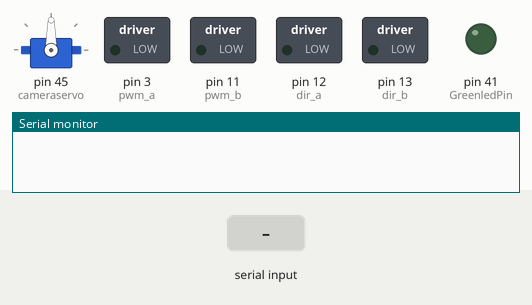
Recording of a sketch running on a simulated Arduino Mega 2560, built with avr-gcc and run on an emulated ATmega2560. Shown: servo, switched loads named in the sketch (green lamp = pin HIGH), output pins drawn as LEDs (lit = HIGH), the last lines printed to the serial monitor. Inputs (shaded band) come from the test bench.

Above: at 1.2 s.
1.3 s: "B" received over the second serial link
At 4.2 s:
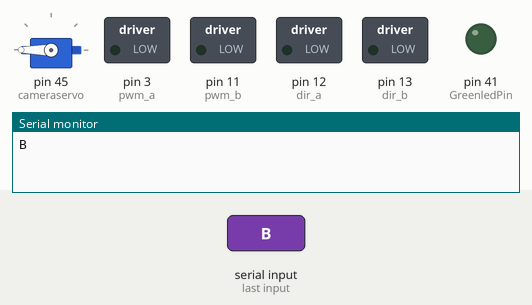
4.3 s: "F" received over the second serial link
At 7.6 s:
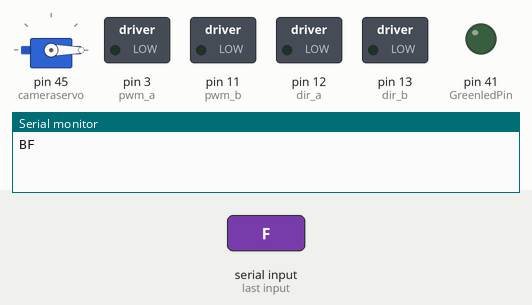
Timing chart, 0 to 9.1 s (numbered marks = the images above; inputs shaded):
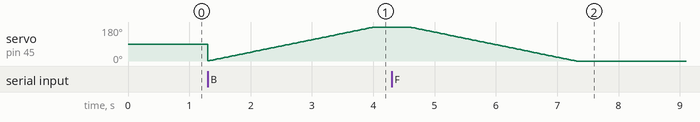

The sketch:

Tank_moving.ino
```cpp
const int LTrigPin = 29;
const int LEchoPin = 28;
const int RTrigPin = 40;
const int REchoPin = 39;
const int FTrigPin = 50;
const int FEchoPin = 49;
const int ButtonPin = 32;
const int LsoundPin = 7;
const int RsoundPin = 14;
const int LMotionPin = 24;
const int RMotionPin = 26;
const int FMotionPin = 53;
const int GreenledPin = 41;

int pwm_a = 3;
int pwm_b = 11;
int dir_a = 12;
int dir_b = 13;
#include <DHT.h>
DHT dht(33, DHT11);
#include <Servo.h>
Servo hexabaseservo;  // create servo object to control a servo
int angle_base = 0;
Servo cameraservo;
int angle_camera = 0;
char signal = ' ';
#include <SoftwareSerial.h>
SoftwareSerial BTConnection(10,9);

void setup() {

  pinMode(LTrigPin, OUTPUT);
  pinMode(LEchoPin, INPUT);
  pinMode(RTrigPin, OUTPUT);
  pinMode(REchoPin, INPUT);
  pinMode(FTrigPin, OUTPUT);
  pinMode(FEchoPin, INPUT);
  pinMode(pwm_a, OUTPUT);
  pinMode(pwm_b, OUTPUT);
  pinMode(dir_a, OUTPUT);
  pinMode(dir_b, OUTPUT);
  pinMode(ButtonPin,INPUT);
  pinMode(LMotionPin,INPUT);
  pinMode(RMotionPin,INPUT);
  pinMode(FMotionPin,INPUT);
  pinMode(GreenledPin, OUTPUT);
  Serial.begin(9600);
  BTConnection.begin(9600);
  cameraservo.attach(45);
}


void backward()
{
  digitalWrite(dir_a, HIGH);
  digitalWrite(dir_b, HIGH);
  analogWrite(pwm_a, 255);
  analogWrite(pwm_b, 255);
}

void forward()
{
  digitalWrite(dir_a, LOW);
  digitalWrite(dir_b, LOW);
  analogWrite(pwm_a, 255);
  analogWrite(pwm_b, 255);
}


void turnleft()
{
  digitalWrite(dir_a, HIGH);
  digitalWrite(dir_b, LOW);
  analogWrite(pwm_a, 255);
  analogWrite(pwm_b, 255);
}


void turnright() //full speed backward
{
  digitalWrite(dir_a, LOW);
  digitalWrite(dir_b, HIGH);
  analogWrite(pwm_a, 255);
  analogWrite(pwm_b, 255);
}
void stopmove() //stop
{
  digitalWrite(dir_a, LOW);
  digitalWrite(dir_b, LOW);
  analogWrite(pwm_a, 0);
  analogWrite(pwm_b, 0);
}

void motioncheck ()
{

   stopmove();
   int FMotionval=digitalRead(FMotionPin);
   int LMotionval=digitalRead(LMotionPin);
   int RMotionval=digitalRead(RMotionPin);
   if (FMotionval == HIGH || LMotionval == HIGH || RMotionval == HIGH)
   {Serial.println("find sth");
      Serial.print(FMotionval);
      Serial.print(LMotionval);
      Serial.println(RMotionval);}
   delay(1000);
}

void lightstop ()
{
  int Llightval;
  int Rlightval;
  int Flightval;
  Llightval=analogRead(8);
  Rlightval=analogRead(12);
  Flightval=analogRead(13);
  Serial.print(Llightval);
  while (Llightval >1000 || Rlightval >1000 || Flightval> 1000)
  {
    Serial.print(Llightval);
    Serial.print(Rlightval);
    Serial.print(Flightval);
    stopmove (); Serial.print("Llightval");
    //remotemode();
  }
}


void hexabasemotorkeep90()
{
hexabaseservo.attach(15);  //the pin for the servo control
angle_base = 105;
hexabaseservo.write(angle_base);
}

void ultrosnicwalking()
{
   digitalWrite(LTrigPin, LOW);
   delayMicroseconds(2);
   digitalWrite(LTrigPin, HIGH);
   float Ldistance;
   Ldistance = pulseIn(LEchoPin, HIGH) / 58.0;
   Serial.print (Ldistance,0);
   Serial.print(" ");

   digitalWrite(RTrigPin, LOW);
   delayMicroseconds(2);
   digitalWrite(RTrigPin, HIGH);
   float Rdistance;
   Rdistance = pulseIn(REchoPin, HIGH) / 58.0;
   Serial.print (Rdistance,0);
   Serial.print(" ");

   digitalWrite(FTrigPin, LOW);
   delayMicroseconds(2);
   digitalWrite(FTrigPin, HIGH);
   float Fdistance;
   Fdistance = pulseIn(FEchoPin, HIGH) / 58.0;
   Serial.println (Fdistance,0);

   if (Fdistance<20 && (Ldistance >20 || Rdistance >20))
   {  Serial.println("Turning Left");
      if(Ldistance > Rdistance)
      {turnleft ();}
      else
      {turnright ();}
    }
   else if(Fdistance<20 && (Ldistance <20 && Rdistance <20))
   {//turn platform to search
   }
   else if (Fdistance>20 && (Ldistance >20 && Rdistance >20))
   {    //Serial.print("driving Forward");
    forward();}
   /*else if (Fdistance>20 && (Ldistance <20 || Rdistance <20))
   {if(Ldistance > Rdistance)
      {turnleft ();}
      else
      {turnright ();}
   }*/
}

void soundstop()
{
  int Lsoundval;
  Lsoundval=analogRead(LsoundPin);
  Serial.print(Lsoundval,DEC);
  Serial.print(" ");
  int Rsoundval;
  Rsoundval=analogRead(RsoundPin);
  Serial.println(Rsoundval,DEC);
  while (Lsoundval >150 || Rsoundval >150)
  {
    stopmove ();
    //remotemode();
  }
}

void temphumid ()
{
  float humid = dht.readHumidity();
  float temp = dht.readTemperature();
  float heatindex = dht.computeHeatIndex(temp, humid, false);
  BTConnection.print("humidity " );
  BTConnection.print(humid, 0);
  BTConnection.print(" temp " );
  BTConnection.print(temp, 0);
  BTConnection.print(" heatindex " );
  BTConnection.println(heatindex, 0);
}

void Airquality ()
{
  int Airqualityval;
  Airqualityval = analogRead(10);
  BTConnection.print("Air Quality " );
  BTConnection.println( Airqualityval, DEC);

}


void flameturn ()
{
  int Lflameval;
  Lflameval=analogRead(9);
  //Serial.print("Left Flame Value " );
  //Serial.print(Lflameval,DEC);
  if (Lflameval > 100)
   {turnright();
   Serial.print("l");}
  int Rflameval;
  Rflameval=analogRead(11);
  //Serial.print(" Right Flame Value " );
  //Serial.print(Rflameval,DEC);
   if (Rflameval > 100)
   {turnleft();Serial.print("r");}
}

void Greenled()
{
  digitalWrite(GreenledPin, HIGH);
}

void remotemode()
{ int i = 0;
  //for (i = 0; i < 100; i++){
   // BTConnection.println("Possible life signal!!! Please open remote");}
  if (BTConnection.available()){
    signal = BTConnection.read();
    Serial.print(signal);

  }
  if (signal == 'L'){
    angle_base -=1;
    hexabaseservo.write(angle_base);
    delay(10);
  }
  if (signal == 'R'){
    angle_base +=1;
    hexabaseservo.write(angle_base);
    delay(10);
  }

    if (signal == 'F'){
    angle_camera -=1;
    cameraservo.write(angle_camera);
    delay(15);
  }
  if (signal == 'B'){
    angle_camera +=1;
    cameraservo.write(angle_camera);
    delay(15);
  }
}

void gps()
{
   BTConnection.println("GPS location: 9999.9999, 9999.9999");
}
void loop()
{

  remotemode();

  /*int i = 0;
  for (i = 0; i < 100; i++)
  {
   //buttonstop ();
   hexabasemotorkeep90();
   //forward();
   ultrosnicwalking();
   soundstop ();
   //temphumid ();
   //Airquality ();
   //lightstop ();
   //flameturn ();
   //Greenled();
   //gps();
  }

 /* for (i = 0; i< 5; i++)
  {
   buttonstop ();
   motioncheck ();
   Greenled();
  }*/
}
```
